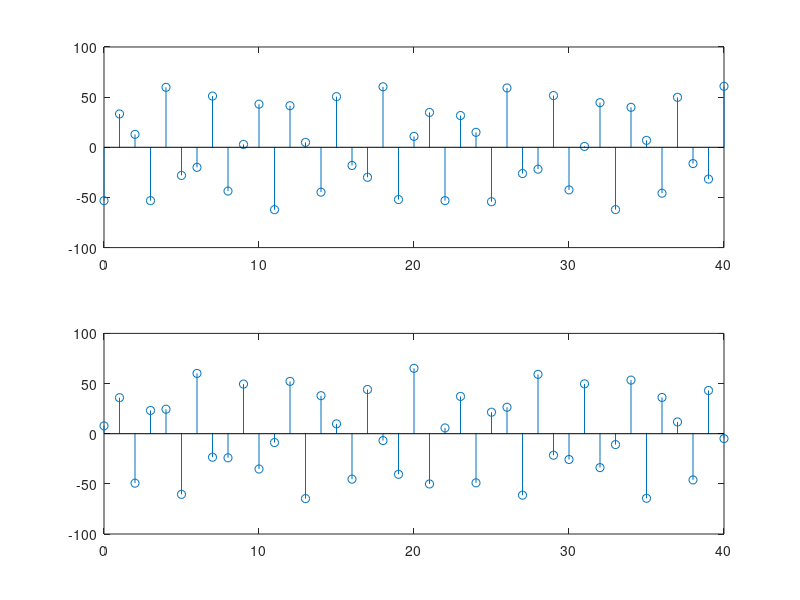

This chart was generated by the following MATLAB code:
clc
clear all
close all

n = 0:1:40;
x = 12*exp(1i*4*n+pi*1i+pi/2) +9*exp(1i*3*pi*n+pi*1i/3);

y1 = real(x);
y2 = imag(x);
subplot(2,1,1);
stem(n,y1);
subplot(2,1,2);
stem(n,y2);
